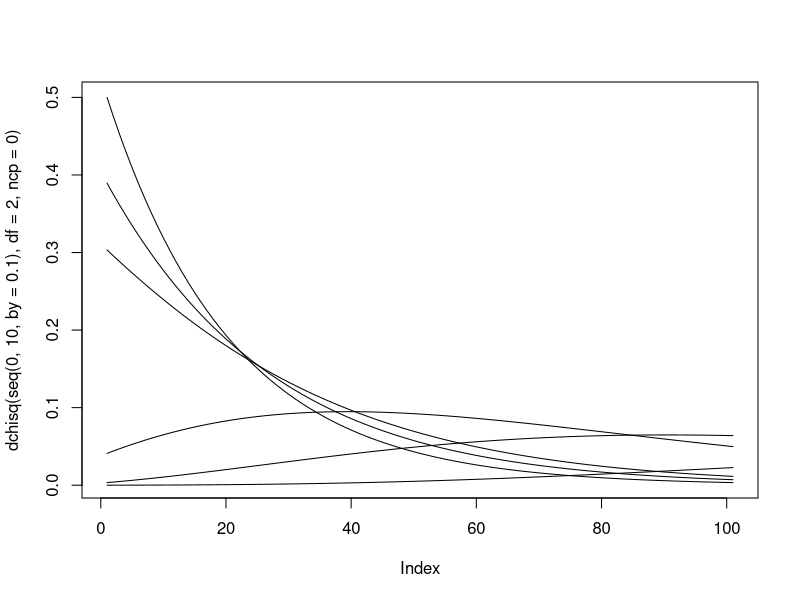

Recreate this plot in R.
nonCentral.probability <- function(distribution, statistic, df1, df2 = NULL,
                                   ncp, showPlot = FALSE) {
  
  ### This function simply returns the probability of obtaining
  ### a value as high as, or higher than, the relevant
  ### statistic (type specified with 'distribution', one of
  ### 'f', 'x', or 't', corresponding to the F-, Chi squared,
  ### and t-distributions, respectively, with the relevant degrees
  ### of freedom and noncentrality parameter).
  
  if (distribution == 'f') {
    return(1 - pf(statistic, df1 = df1, df2 = df2, ncp = ncp));
  }
  if (distribution == 'x') {
    return(1 - pchisq(statistic, df = df1, ncp = ncp));
  }
  if (distribution == 't') {
    return(1 - pt(statistic, df = df1, ncp = ncp));
  }
}

criticalNonCentral <- function(distribution, statistic, df1, df2 = NULL,
                               prob, step = 1E-07) {

  ### This function takes a statistic from a given distribution
  ### (F, t of chi square) and returns the values of the
  ### noncentrality parameter that specifies the distribution
  ### of the relevant statistic where the probability, of
  ### attaining the value of the statistic or a larger value,
  ### is equal to the probability specified in prob.
  
  nonCentral.values <- vector();
  nonCentral.probability.gt.f <- vector();
  
  ### Set initial values
  nonCentral.current <- 0;
  nonCentral.values[1] <- nonCentral.current;
  nonCentral.probability.gt.f[1] <-
    nonCentral.probability(distribution, statistic, df1 = df1, df2 = df2,
                           ncp = nonCentral.values[length(nonCentral.values)]);
  
  currentStep <- 1;
  
  while (currentStep > step) {  
    currentStep <- currentStep / 10;
    currentStep <- max(currentStep, step);
    cat(tail(nonCentral.probability.gt.f, 1), "\n");
    cat(prob, "\n");
    while (tail(nonCentral.probability.gt.f, 1) < prob) {
      ### Store value of the noncentral distribution
      nonCentral.values[length(nonCentral.values) + 1] <-
        nonCentral.current;
      ### Store probability
      nonCentral.probability.gt.f[length(nonCentral.probability.gt.f) + 1] <-
        nonCentral.probability(distribution, statistic, df1 = df1, df2 = df2,
                               ncp = nonCentral.values[length(nonCentral.values)]);
      ### Increase value of noncentral distribution
      nonCentral.current <- nonCentral.current + currentStep;
    }
    
    nonCentral.values <-
      head(nonCentral.values, length(nonCentral.values) - 1);
    nonCentral.probability.gt.f <-
      head(nonCentral.probability.gt.f, length(nonCentral.probability.gt.f) - 1);
    nonCentral.current <- tail(nonCentral.values, 1);
  }
     
  res <- list();
  res$dat <- data.frame(ncv = nonCentral.values,
                        prob = nonCentral.probability.gt.f);
  
  return(res);
  
}

noncentral.ci <- function(distribution, statistic, df1, df2 = NULL,
                          conf.level = .95, ci.bounds = NULL,
                          step = 1E-07) {
  
  ### This function takes a statistic from a given distribution
  ### (F, t of chi square) and returns the two values of the
  ### noncentrality parameter that specify distributions of the
  ### relevant statistic where the probability, of attaining the
  ### value of the statistic or a larger value, is equal to the
  ### probability specified in ci.bounds.
  
  if (is.null(ci.bounds) & !is.null(conf.level)) {
    ci.bounds <- (1 - conf.level) / 2;
    ci.bounds <- c(ci.bounds, 1 - ci.bounds);
  }
  
  res <- list();
  
  res$ncv.ci.lo <- criticalNonCentral(distribution = distribution,
                                  statistic = statistic,
                                  df1 = df1, df2 = df2,
                                  prob = ci.bounds[1],
                                  step = step);
  res$ncv.ci.hi <- criticalNonCentral(distribution = distribution,
                                  statistic = statistic,
                                  df1 = df1, df2 = df2,
                                  prob = ci.bounds[2],
                                  step = step);
  
  res$ncv.ci <- c(tail(res$ncv.ci.lo$dat$ncv, 1),
                  tail(res$ncv.ci.hi$dat$ncv, 1));

  res$prob.ci <- c(tail(res$ncv.ci.lo$dat$prob, 1),
                  tail(res$ncv.ci.hi$dat$prob, 1));
  
  return(res);
  
}

es.ci <- function(distribution, statistic, df1, df2 = NULL,
                  conf.level=.95, ci.bounds=NULL, step = 1E-07) {
  
  ### This function takes a statistic from a given distribution
  ### (F, t of chi square) and returns the confidence interval
  ### for the corresponding effect size.
  
  res <- list();
  
  ### We take the absolute value of the statistic (the
  ### found value of F, chi square, or t), because
  ### F and chi square are always positive anyway, and
  ### the t-distribution is always symmetric. This way,
  ### the criticalNonCentral function can deal with all
  ### distribution types the same way.
  res$ncv <- noncentral.ci(distribution = distribution,
                           statistic = abs(statistic),
                           df1 = df1, df2 = df2,
                           conf.level = conf.level,
                           ci.bounds = ci.bounds,
                           step = step);
  
  ### Now, convert the noncentrality values to the
  ### relevant effect sizes.
  if (distribution == 'f') {
    res$es.type <- "etasq";
    res$es.ci <- c(res$ncv$ncv.ci[1] / (res$ncv$ncv.ci[1] + df1 + df2 + 1),
                   res$ncv$ncv.ci[2] / (res$ncv$ncv.ci[2] + df1 + df2 + 1));
  }    
  if (distribution == "x") {
    res$es.type <- "v";
    res$es.ci <- c((res$ncv$ncv.ci[1] + df) / (n * min(rows - 1, cols - 1)),
                   (res$ncv$ncv.ci[2] + df) / (n * min(rows - 1, cols - 1)));
  }
  
  return(res);
  
}

plot(dchisq(seq(0, 10, by=.1), df=2, ncp=0), type="l");
lines(dchisq(seq(0, 10, by=.1), df=2, ncp=.5));
lines(dchisq(seq(0, 10, by=.1), df=2, ncp=1));
lines(dchisq(seq(0, 10, by=.1), df=2, ncp=5));
lines(dchisq(seq(0, 10, by=.1), df=2, ncp=10));
lines(dchisq(seq(0, 10, by=.1), df=2, ncp=20));
